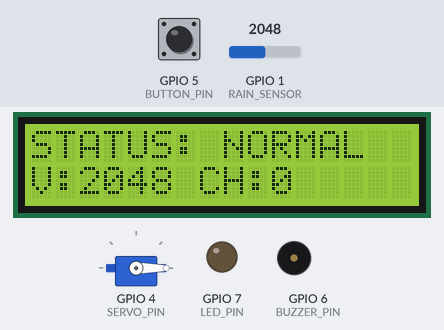
Recording of a sketch running on a simulated ESP32-S3. Shown: 16×2 character LCD, servo, output pins drawn as LEDs (lit = HIGH), buzzer (waves = sounding, pin HIGH). The test bench sets the inputs (shaded band); at power-on: GPIO 1 (RAIN_SENSOR) = 2048, GPIO 5 (BUTTON_PIN) HIGH (analog values on the 0–4095 scale). WiFi joins after 1.5 s; servers stay silent unless stated; uploads are accepted with an empty reply; what the sketch prints to the serial monitor is not drawn.

Above: at 9.1 s.
9.2 s: GPIO 1 (RAIN_SENSOR) set to 2987
At 9.9 s:
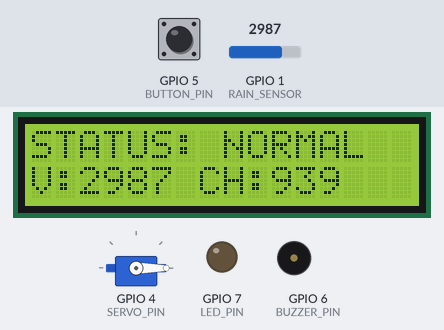
11.0 s: GPIO 1 (RAIN_SENSOR) set to 3078
At 13.66 s:
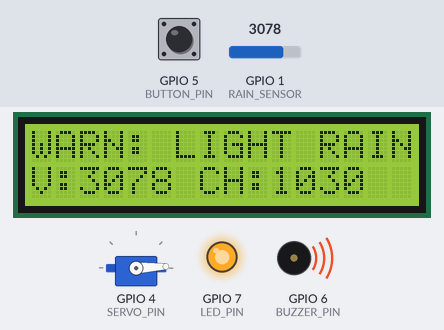
14.0 s: GPIO 5 (BUTTON_PIN) pulled LOW for 0.15 s
At 14.9 s:
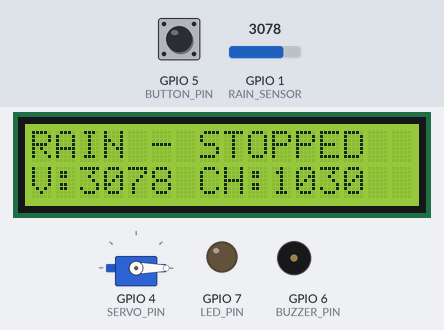
15.6 s: GPIO 1 (RAIN_SENSOR) set to 2965
At 17.2 s:
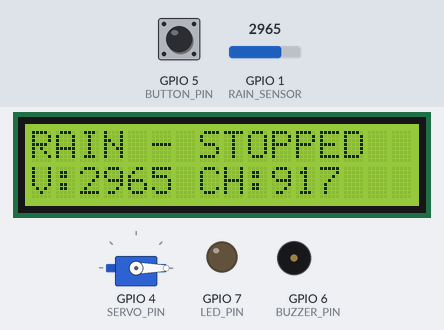
17.6 s: GPIO 1 (RAIN_SENSOR) set to 2872
At 18.3 s:
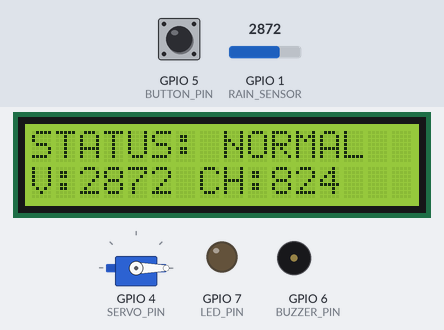
19.2 s: GPIO 1 (RAIN_SENSOR) set to 4095
At 22.3 s:
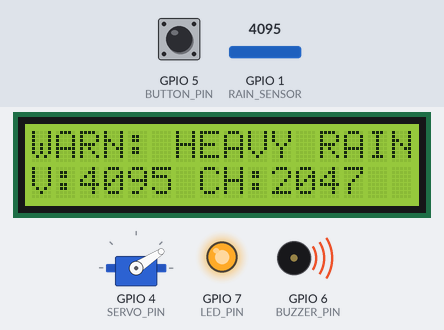
Timing chart, 0 to 23.2 s (numbered marks = the images above; inputs shaded):
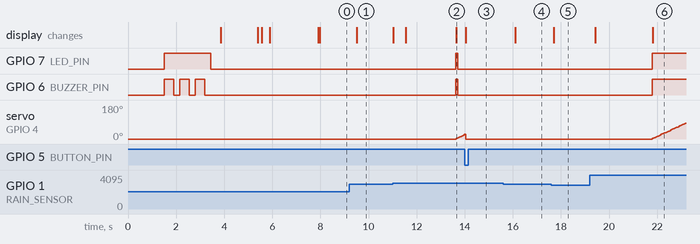

The sketch:

RainDetector_ESP32.ino
```cpp
#include <Wire.h>
#include <hd44780.h>
#include <hd44780ioClass/hd44780_I2Cexp.h>
#include <ESP32Servo.h>
#include <WiFi.h>
#include <HTTPClient.h>
#include <WiFiClientSecure.h>

// =================== Wi-Fi & Backend Settings ===================
const char* WIFI_SSID     = "DITO";
const char* WIFI_PASS     = "jhon12345";

// --- Switch between local (http) and cloud (https) ---
// For LOCAL testing:   use http://192.168.0.101:8000/api/rain
// For CLOUD (Railway/Render): use https://your-app.up.railway.app/api/rain
const char* SERVER_URL = "https://rain-detector-production.up.railway.app/api/rain";
const bool  USE_HTTPS  = true;

const char* API_KEY       = "ce615aac2e6ea1876efa0c544cb5ed73";     // same as RAIN_API_KEY in .env

const unsigned long HTTP_INTERVAL = 2500;          // send every 2.5 seconds
unsigned long lastHttpSend        = 0;
unsigned long lastWifiTry         = 0;
const unsigned long WIFI_RETRY_MS = 10000;

// ---------- Pins ----------
#define RAIN_SENSOR 1
#define SERVO_PIN   4
#define BUTTON_PIN  5
#define BUZZER_PIN  6
#define LED_PIN     7
#define SDA_PIN     8
#define SCL_PIN     9

// 1 = active buzzer, 0 = passive buzzer
// (if you hear nothing or only a faint click, try changing this to 0)
#define ACTIVE_BUZZER 1

// ---------- Rain levels (change from the DRY baseline, 0-4095 scale) ----------
const int LIGHT_CHANGE = 1000;
const int HEAVY_CHANGE = 2000;
const int HYST         = 150;
const unsigned long CONFIRM_MS = 2500;

// ---------- Servo sweep ----------
const int SERVO_MIN = 0;
const int SERVO_MAX = 90;
const int SERVO_STEP = 3;
const unsigned long SERVO_INTERVAL = 15;

// ---------- Levels / display states ----------
#define LV_DRY   0
#define LV_LIGHT 1
#define LV_HEAVY 2
#define SHOW_STOPPED 3

hd44780_I2Cexp lcd;
bool lcdOk = false;
byte lcdAddr = 0;                          // found by the I2C scan
unsigned long lastLcdCheck = 0;
const unsigned long LCD_CHECK_MS = 3000;
Servo myServo;

float baseline = 0;
int level = LV_DRY;
bool muted = false;
int lastShown = -1;
int peak = 0;
bool lastButton = HIGH;
unsigned long lastButtonChange = 0;
unsigned long lastPrint = 0;
unsigned long rainSince = 0;

bool servoMoving = false;
unsigned long lastServoMove = 0;
int servoAngle = 0;
int servoDir = 1;

// ---------- Buzzer ----------
#if !ACTIVE_BUZZER
  #if ESP_ARDUINO_VERSION_MAJOR >= 3
    #define TONE_WRITE(f) ledcWriteTone(BUZZER_PIN, f)
  #else
    #define TONE_WRITE(f) ledcWriteTone(0, f)
  #endif
#endif

void buzzerSetup() {
#if ACTIVE_BUZZER
  pinMode(BUZZER_PIN, OUTPUT);
  digitalWrite(BUZZER_PIN, LOW);
#else
  #if ESP_ARDUINO_VERSION_MAJOR >= 3
    ledcAttach(BUZZER_PIN, 2000, 8);
  #else
    ledcSetup(0, 2000, 8);
    ledcAttachPin(BUZZER_PIN, 0);
  #endif
  TONE_WRITE(0);
#endif
}

void buzzerOn() {
#if ACTIVE_BUZZER
  digitalWrite(BUZZER_PIN, HIGH);
#else
  TONE_WRITE(2000);
#endif
}

void buzzerOff() {
#if ACTIVE_BUZZER
  digitalWrite(BUZZER_PIN, LOW);
#else
  TONE_WRITE(0);
#endif
}

void setAlarm(bool on) {
  digitalWrite(LED_PIN, on ? HIGH : LOW);
  if (on) buzzerOn(); else buzzerOff();
}

// Buzzer self-test at boot: 3 LONG beeps, so you can tell if it works at all
void buzzerSelfTest() {
  Serial.print("Buzzer test on GPIO ");
  Serial.print(BUZZER_PIN);
  Serial.println(ACTIVE_BUZZER ? " (ACTIVE mode)" : " (PASSIVE mode)");
  for (int i = 0; i < 3; i++) {
    buzzerOn();
    delay(400);
    buzzerOff();
    delay(250);
  }
}

// ---------- Servo ----------
void sweepServo() {
  servoMoving = true;
  if (millis() - lastServoMove < SERVO_INTERVAL) return;
  lastServoMove = millis();

  servoAngle += servoDir * SERVO_STEP;
  if (servoAngle >= SERVO_MAX) { servoAngle = SERVO_MAX; servoDir = -1; }
  if (servoAngle <= SERVO_MIN) { servoAngle = SERVO_MIN; servoDir = 1; }
  myServo.write(servoAngle);
}

void parkServo() {
  if (!servoMoving) return;
  servoMoving = false;
  servoAngle = SERVO_MIN;
  servoDir = 1;
  myServo.write(SERVO_MIN);
}

// ---------- Helpers ----------
int readRainAveraged() {
  long sum = 0;
  for (int i = 0; i < 20; i++) {
    sum += analogRead(RAIN_SENSOR);
    delay(2);
  }
  return sum / 20;
}

void scanI2C() {
  Serial.println("Scanning I2C...");
  int found = 0;
  lcdAddr = 0;
  for (byte addr = 1; addr < 127; addr++) {
    Wire.beginTransmission(addr);
    if (Wire.endTransmission() == 0) {
      Serial.print("  Found device at 0x");
      Serial.println(addr, HEX);
      if (lcdAddr == 0 && addr >= 0x20 && addr <= 0x3F) lcdAddr = addr;
      found++;
    }
  }
  if (found == 0) Serial.println("  NOTHING FOUND - check SDA/SCL wires, GND, 5V");
}

void lcdPrintLines(const char *l1, const char *l2) {
  if (!lcdOk) return;
  lcd.setCursor(0, 0);
  lcd.print(l1);
  lcd.setCursor(0, 1);
  lcd.print(l2);
}

void showState(int shown, int value, int change) {
  char line2[17];
  snprintf(line2, sizeof(line2), "V:%-4d CH:%-4d  ", value, change);

  if (shown == LV_DRY)           lcdPrintLines("STATUS: NORMAL  ", line2);
  else if (shown == LV_LIGHT)    lcdPrintLines("WARN: LIGHT RAIN", line2);
  else if (shown == LV_HEAVY)    lcdPrintLines("WARN: HEAVY RAIN", line2);
  else                           lcdPrintLines("RAIN - STOPPED  ", line2);
}

// Re-initialize the LCD if it disappears from the I2C bus (power glitch, loose wire)
void lcdHealthCheck() {
  if (lcdAddr == 0) {                       // never found: look again
    scanI2C();
    if (lcdAddr == 0) return;
  }
  Wire.beginTransmission(lcdAddr);
  bool present = (Wire.endTransmission() == 0);
  if (!present) {
    if (lcdOk) Serial.println("LCD lost from I2C bus");
    lcdOk = false;
    return;
  }
  if (!lcdOk) {                             // it is back: start it again
    if (lcd.begin(16, 2) == 0) {
      lcdOk = true;
      lcd.backlight();
      lcd.clear();
      lastShown = -1;                       // force a redraw
      Serial.println("LCD recovered");
    }
  }
}

// ---------- HTTP Backend Transmitter ----------
void sendToBackend(const char* levelStr, int value, int delta, int intensity, bool isMuted) {
  if (WiFi.status() != WL_CONNECTED) return;

  HTTPClient http;

  if (USE_HTTPS) {
    // Cloud HTTPS — skip cert verification for simplicity
    static WiFiClientSecure secureClient;
    secureClient.setInsecure();
    http.begin(secureClient, SERVER_URL);
  } else {
    // Local HTTP
    static WiFiClient plainClient;
    http.begin(plainClient, SERVER_URL);
  }

  http.setTimeout(1000);                       // keep the loop responsive
  http.addHeader("Content-Type", "application/json");
  http.addHeader("Accept", "application/json");
  http.addHeader("X-API-KEY", API_KEY);

  char jsonBuffer[180];
  snprintf(jsonBuffer, sizeof(jsonBuffer),
           "{\"level\":\"%s\",\"value\":%d,\"delta\":%d,\"intensity\":%d,\"muted\":%s}",
           levelStr, value, delta, intensity, isMuted ? "true" : "false");

  int httpCode = http.POST((uint8_t*)jsonBuffer, strlen(jsonBuffer));

  if (httpCode > 0) {
    if (httpCode != 200 && httpCode != 201) {
      Serial.print("Backend HTTP error: ");
      Serial.println(httpCode);
    }
  } else {
    Serial.print("HTTP connect error: ");
    Serial.println(http.errorToString(httpCode).c_str());
  }

  http.end();
}

// ---------- Setup ----------
void setup() {
  Serial.begin(115200);
  delay(1500);
  Serial.println("\n=== Rain detector start ===");

  pinMode(BUTTON_PIN, INPUT_PULLUP);
  pinMode(LED_PIN, OUTPUT);
  digitalWrite(LED_PIN, LOW);
  buzzerSetup();

  analogReadResolution(12);
  analogSetPinAttenuation(RAIN_SENSOR, ADC_11db);

  // Boot test: LED on + 3 long beeps
  digitalWrite(LED_PIN, HIGH);
  buzzerSelfTest();
  digitalWrite(LED_PIN, LOW);

  // LCD first, before Wi-Fi and the servo draw power
  Wire.begin(SDA_PIN, SCL_PIN);
  Wire.setClock(100000);                       // 100 kHz: more stable on jumper wires
  delay(300);
  scanI2C();

  int status = lcd.begin(16, 2);
  if (status) {
    Serial.print("LCD init failed, code: ");
    Serial.println(status);
  } else {
    lcdOk = true;
    Serial.println("LCD OK");
    lcd.backlight();
    lcd.clear();
    lcdPrintLines("RAIN DETECTOR   ", "Connecting WiFi ");
  }

  // Connect to Wi-Fi
  Serial.println("\nConnecting to Wi-Fi...");
  WiFi.mode(WIFI_STA);
  WiFi.setSleep(false);
  WiFi.begin(WIFI_SSID, WIFI_PASS);

  int wifiAttempts = 0;
  while (WiFi.status() != WL_CONNECTED && wifiAttempts < 30) {
    delay(500);
    Serial.print(".");
    wifiAttempts++;
  }

  if (WiFi.status() == WL_CONNECTED) {
    Serial.println("\nWIFI CONNECTED!");
    Serial.print("IP Address: ");
    Serial.println(WiFi.localIP());
    Serial.print("Signal Strength: ");
    Serial.println(WiFi.RSSI());
    if (lcdOk) lcdPrintLines("WIFI CONNECTED  ", "Connection ready");
  } else {
    Serial.println("\nWIFI CONNECTION FAILED!");
    Serial.print("Final WiFi status: ");
    Serial.println(WiFi.status());
    if (lcdOk) lcdPrintLines("WIFI FAILED     ", "CHECK CONNECTION");
  }

  // Wi-Fi start-up can glitch the I2C bus / LCD: initialize the LCD again
  Wire.begin(SDA_PIN, SCL_PIN);
  Wire.setClock(100000);
  delay(100);
  if (lcd.begin(16, 2) == 0) {
    lcdOk = true;
    lcd.backlight();
    lcd.clear();
    Serial.println("LCD re-initialized after Wi-Fi");
  }
  delay(300);                                  // let the power settle before the servo

  // Learn the dry baseline (about 2 seconds)
  Serial.println("Calibrating dry baseline - keep the sensor DRY...");
  if (lcdOk) lcdPrintLines("CALIBRATING...  ", "Keep sensor DRY ");
  long sum = 0;
  for (int i = 0; i < 100; i++) {
    sum += analogRead(RAIN_SENSOR);
    delay(20);
  }
  baseline = sum / 100.0;
  Serial.print("Dry baseline = ");
  Serial.println((int)baseline);

  if (lcdOk) lcd.clear();

  // Servo
  ESP32PWM::allocateTimer(0);
  myServo.setPeriodHertz(50);
  myServo.attach(SERVO_PIN, 500, 2400);
  myServo.write(SERVO_MIN);
}

// ---------- Loop ----------
void loop() {
  int rainValue = readRainAveraged();
  int change = abs(rainValue - (int)baseline);
  if (change > peak) peak = change;

  // Rain level with hysteresis
  int newLevel = level;
  if (level == LV_DRY) {
    if (change >= HEAVY_CHANGE)      newLevel = LV_HEAVY;
    else if (change >= LIGHT_CHANGE) newLevel = LV_LIGHT;
  } else if (level == LV_LIGHT) {
    if (change >= HEAVY_CHANGE)             newLevel = LV_HEAVY;
    else if (change < LIGHT_CHANGE - HYST)  newLevel = LV_DRY;
  } else {  // LV_HEAVY
    if (change < HEAVY_CHANGE - HYST)
      newLevel = (change < LIGHT_CHANGE - HYST) ? LV_DRY : LV_LIGHT;
  }

  // Going UP must last CONFIRM_MS; going down is immediate
  if (newLevel > level) {
    if (rainSince == 0) rainSince = millis();
    if (millis() - rainSince >= CONFIRM_MS) {
      level = newLevel;
      rainSince = 0;
    }
  } else {
    rainSince = 0;
    level = newLevel;
  }

  // While clearly dry, let the baseline follow slow drift
  if (level == LV_DRY && change < LIGHT_CHANGE / 2) {
    baseline += (rainValue - baseline) / 200.0;
  }

  // Button with debounce
  bool button = digitalRead(BUTTON_PIN);
  if (button != lastButton && millis() - lastButtonChange > 30) {
    lastButtonChange = millis();
    if (button == LOW) {
      Serial.println("Button pressed");
      if (level != LV_DRY) muted = true;
      else peak = 0;
    }
    lastButton = button;
  }

  // Dry again -> reset the stop
  if (level == LV_DRY) muted = false;

  // Outputs
  if (level == LV_DRY || muted) {
    setAlarm(false);
    parkServo();
  } else if (level == LV_HEAVY) {
    setAlarm(true);
    sweepServo();
  } else {                                     // LIGHT: blink blink ... pause
    unsigned long t = millis() % 1200;
    bool on = (t < 150) || (t >= 300 && t < 450);
    setAlarm(on);
    sweepServo();
  }

  // LCD + Serial: on change, and every 500 ms
  int shown = muted ? SHOW_STOPPED : level;
  if (shown != lastShown || millis() - lastPrint > 500) {
    lastPrint = millis();
    lastShown = shown;
    showState(shown, rainValue, change);

    Serial.print("Value: ");
    Serial.print(rainValue);
    Serial.print("  baseline: ");
    Serial.print((int)baseline);
    Serial.print("  change: ");
    Serial.print(change);
    Serial.print("  peak: ");
    Serial.print(peak);
    Serial.print("  level: ");
    Serial.println(shown == LV_DRY ? "DRY" : shown == LV_LIGHT ? "LIGHT" :
                   shown == LV_HEAVY ? "HEAVY" : "STOPPED");
  }

  // ---------- LCD health check ----------
  if (millis() - lastLcdCheck >= LCD_CHECK_MS) {
    lastLcdCheck = millis();
    lcdHealthCheck();
  }

  // ---------- Wi-Fi auto-reconnect ----------
  if (WiFi.status() != WL_CONNECTED && millis() - lastWifiTry >= WIFI_RETRY_MS) {
    lastWifiTry = millis();
    Serial.println("Wi-Fi lost, reconnecting...");
    WiFi.disconnect();
    WiFi.begin(WIFI_SSID, WIFI_PASS);
  }

  // ---------- Send data to backend every 2.5s ----------
  if (millis() - lastHttpSend >= HTTP_INTERVAL) {
    lastHttpSend = millis();

    const char* levelStr = (shown == LV_DRY) ? "DRY" :
                           (shown == LV_LIGHT) ? "LIGHT" :
                           (shown == LV_HEAVY) ? "HEAVY" : "STOPPED";

    int intensity = (change * 100) / HEAVY_CHANGE;
    if (intensity > 100) intensity = 100;
    if (intensity < 0)   intensity = 0;

    sendToBackend(levelStr, rainValue, change, intensity, muted);
  }

  delay(5);
}
```

Measured:
- the behaviour switches between 3047 and 3048 on GPIO 1 (RAIN_SENSOR) (found by bisection; images 1 and 2)
- the behaviour switches between 2898 and 2897 on GPIO 1 (RAIN_SENSOR) (found by bisection; images 4 and 5)
- after the input at 9.2 s, the display: changes after 0.31 s (image 1)
- after the input at 11.0 s, GPIO 7 (LED_PIN), GPIO 6 (BUZZER_PIN): LOW → HIGH after 2.6 s, → LOW 0.08 s later; servo on GPIO 4 (SERVO_PIN): 0° → 3° after 2.6 s, → 24° 0.06 s later; the display: first changes at once (image 2 shows a later state)
- after the input at 14.0 s, GPIO 7 (LED_PIN), GPIO 6 (BUZZER_PIN): stops changing and stays LOW; the display: changes after 0.05 s (image 3)
- after the input at 15.6 s, the display: changes after 0.50 s (image 4)
- after the input at 17.6 s, the display: changes after 0.10 s (image 5)
- after the input at 19.2 s, GPIO 7 (LED_PIN), GPIO 6 (BUZZER_PIN): LOW → HIGH after 2.6 s; servo on GPIO 4 (SERVO_PIN): moves from 0° to 84° over 1.4 s, starting after 2.6 s; the display: first changes after 0.22 s (image 6 shows a later state)
